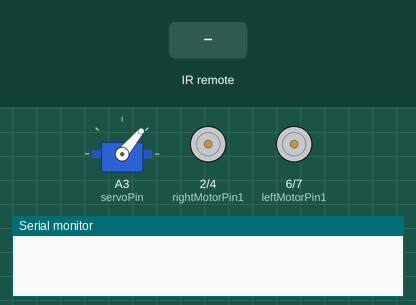
This sketch was run on a simulated Arduino Uno, built with avr-gcc and run on an emulated ATmega328P. Shown: servo, motor-driver pin pairs drawn as motors (green arrow = first pin HIGH = forward, orange = second pin HIGH = backward, longer = more drive, scaled by the enable pin), the last lines printed to the serial monitor. The inputs (shaded band) are chosen by the test bench.

Above: at 1.2 s.
1.3 s: infrared code 0xFF18E7 received
At 2.0 s:
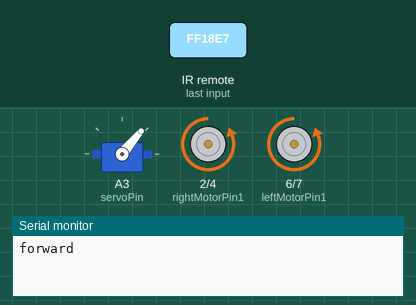
3.7 s: infrared code 0xFF5AA5 received
At 3.9 s:
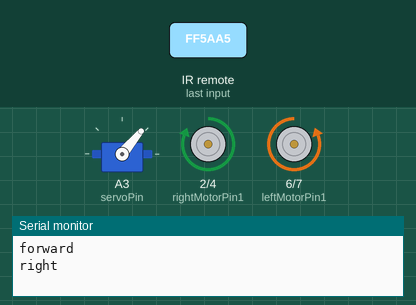
5.6 s: infrared code 0xFF10EF received
At 5.8 s:
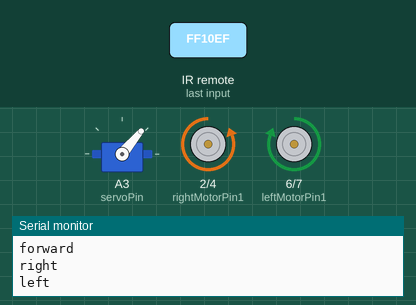
7.5 s: infrared code 0xFF4AB5 received
At 7.7 s:
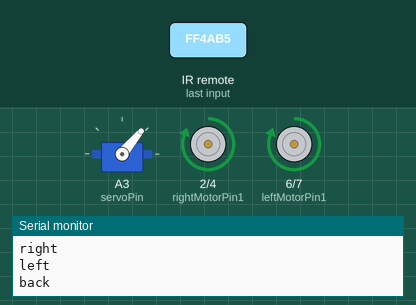
9.4 s: infrared code 0xFFA25D received
At 10.6 s:
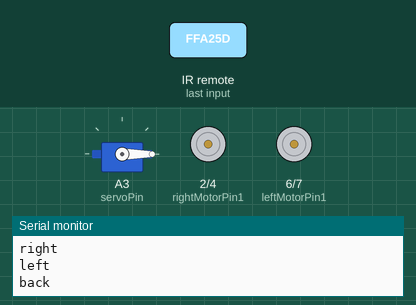
10.9 s: infrared code 0xFF629D received
At 11.8 s:
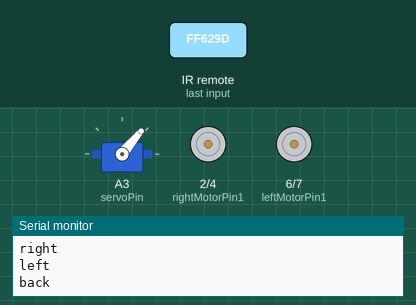
Timing chart, 0 to 13.4 s (numbered marks = the images above; inputs shaded):
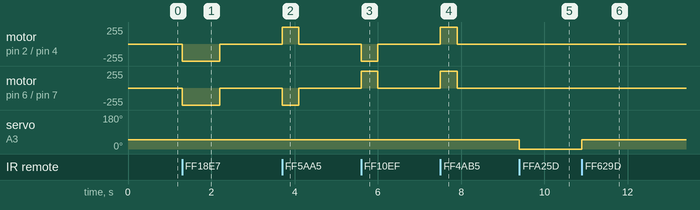

The sketch:

IR_final.ino
```cpp
#include <IRremote.h>
#include <Servo.h>

#define irReceiverPin A4  // IR 수신기 핀
#define servoPin A3       // 서보 모터 핀

#define EN1 3                 // 우측 모터 속도
#define EN2 5                 // 좌측 모터 속도
const int rightMotorPin1 = 2; // 우측 모터 핀 1
const int rightMotorPin2 = 4; // 우측 모터 핀 2
const int leftMotorPin1 = 6;  // 좌측 모터 핀 1
const int leftMotorPin2 = 7;  // 좌측 모터 핀 2

// 모터 속도 정의
#define fsp_1 255
#define fsp_2 200
#define ssp_1 255
#define ssp_2 200
#define ssp_3 0

IRrecv irReceiver(irReceiverPin);  // IR 수신 객체
decode_results irResults;           // 수신된 IR 신호를 저장하는 객체
Servo servoMotor;                   // 서보 모터 객체

bool buttonPressed = false;  // 버튼이 눌렸는지 여부를 저장하는 변수
int angle = 50;        // 서보 모터의 시작 각도

void setup() {
  pinMode(leftMotorPin1, OUTPUT);
  pinMode(leftMotorPin2, OUTPUT);
  pinMode(rightMotorPin1, OUTPUT);
  pinMode(rightMotorPin2, OUTPUT);
  pinMode(EN1, OUTPUT);
  pinMode(EN2, OUTPUT);
  irReceiver.enableIRIn();  // IR 수신기 초기화
  servoMotor.attach(servoPin);  // 서보 모터 핀 초기화
  servoMotor.write(angle); // 시작 각도로 서보 모터 설정
  Serial.begin(9600);
}
void forward()
{ // 전진 : 모터 두 개를 모두 정회전 시킴
    digitalWrite(leftMotorPin1, LOW);
    digitalWrite(leftMotorPin2, HIGH);
    digitalWrite(rightMotorPin1, LOW);
    digitalWrite(rightMotorPin2, HIGH);
    analogWrite(EN1, ssp_1);
    analogWrite(EN2, ssp_1);
}
void LEFT()
{ // 좌회전 : 우측 모터 정회전, 좌측 모터 역회전
    digitalWrite(leftMotorPin1, HIGH);
    digitalWrite(leftMotorPin2, LOW);
    digitalWrite(rightMotorPin1, LOW);
    digitalWrite(rightMotorPin2, HIGH);
    analogWrite(EN1, ssp_1);
    analogWrite(EN2, ssp_1);
}
void RIGHT()
{ // 우회전 : 좌측 모터 정회전, 우측 모터 역회전
    digitalWrite(leftMotorPin1, LOW);
    digitalWrite(leftMotorPin2, HIGH);
    digitalWrite(rightMotorPin1, HIGH);
    digitalWrite(rightMotorPin2, LOW);
    analogWrite(EN1, ssp_1);
    analogWrite(EN2, ssp_1);
}
void BACK()
{ // 전진 : 모터 두 개를 모두 정회전 시킴
    digitalWrite(leftMotorPin1, HIGH);
    digitalWrite(leftMotorPin2, LOW);
    digitalWrite(rightMotorPin1, HIGH);
    digitalWrite(rightMotorPin2, LOW);
    analogWrite(EN1, ssp_1);
    analogWrite(EN2, ssp_1);
}
void STOP()
{ // 정지 : 모터 두 개를 정지
    digitalWrite(leftMotorPin1, LOW);
    digitalWrite(leftMotorPin2, HIGH);
    digitalWrite(rightMotorPin1, HIGH);
    digitalWrite(rightMotorPin2, LOW);
    analogWrite(EN1, ssp_3);
    analogWrite(EN2, ssp_3);
}

void loop() {
  if (irReceiver.decode(&irResults)) {  // IR 신호를 수신했을 때
    if (irResults.value == 0xFFA25D) {  // 1번
      buttonPressed = true;  // 버튼이 눌렸음을 표시
      angle = -10;     // 서보 모터 각도를 180도로 설정
      servoMotor.write(angle);  // 서보 모터를 설정한 각도로 회전
      delay(1000);  // 1초 동안 유지


    }
    if (irResults.value == 0xFF629D) {  // 2번
      buttonPressed = true;  // 버튼이 눌렸음을 표시
      angle = 50;     // 서보 모터 각도를 180도로 설정
      servoMotor.write(angle);  // 서보 모터를 설정한 각도로 회전
      delay(1000);  // 1초 동안 유지

    }

    else if (irResults.value == 0xFF18E7) {
      Serial.println("forward");
      forward();
      delay(900);
      STOP();
    }
    else if (irResults.value == 0xFF5AA5) {
      Serial.println("right");
      RIGHT();
      delay(400);
      STOP();
    }

   else if (irResults.value == 0xFF10EF) {
     Serial.println("left");
      LEFT();
      delay(400);
      STOP();
    }
    else if (irResults.value == 0xFF4AB5) {
      Serial.println("back");
      BACK();
      delay(400);
      STOP();
    }
   else if (irResults.value == 0xFF38C7) {
     Serial.println("stop");
      STOP();
      delay(1000);
    }
    irReceiver.resume();  // IR 신호 수신 재개
  }
}
```

Measured:
- after the input at 1.3 s, motor on pin 2 (rightMotorPin1) / pin 4 (rightMotorPin2), motor on pin 6 (leftMotorPin1) / pin 7 (leftMotorPin2): stopped → backward 255/255 at once, → stopped 0.90 s later
- after the input at 3.7 s, motor on pin 2 (rightMotorPin1) / pin 4 (rightMotorPin2): stopped → forward 255/255 at once, → stopped 0.40 s later; motor on pin 6 (leftMotorPin1) / pin 7 (leftMotorPin2): stopped → backward 255/255 at once, → stopped 0.40 s later
- after the input at 5.6 s, motor on pin 2 (rightMotorPin1) / pin 4 (rightMotorPin2): stopped → backward 255/255 at once, → stopped 0.40 s later; motor on pin 6 (leftMotorPin1) / pin 7 (leftMotorPin2): stopped → forward 255/255 at once, → stopped 0.40 s later
- after the input at 7.5 s, motor on pin 2 (rightMotorPin1) / pin 4 (rightMotorPin2), motor on pin 6 (leftMotorPin1) / pin 7 (leftMotorPin2): stopped → forward 255/255 at once, → stopped 0.40 s later
- after the input at 9.4 s, servo on A3 (servoPin): 50° → 0° at once
- after the input at 10.9 s, servo on A3 (servoPin): 0° → 50° at once
